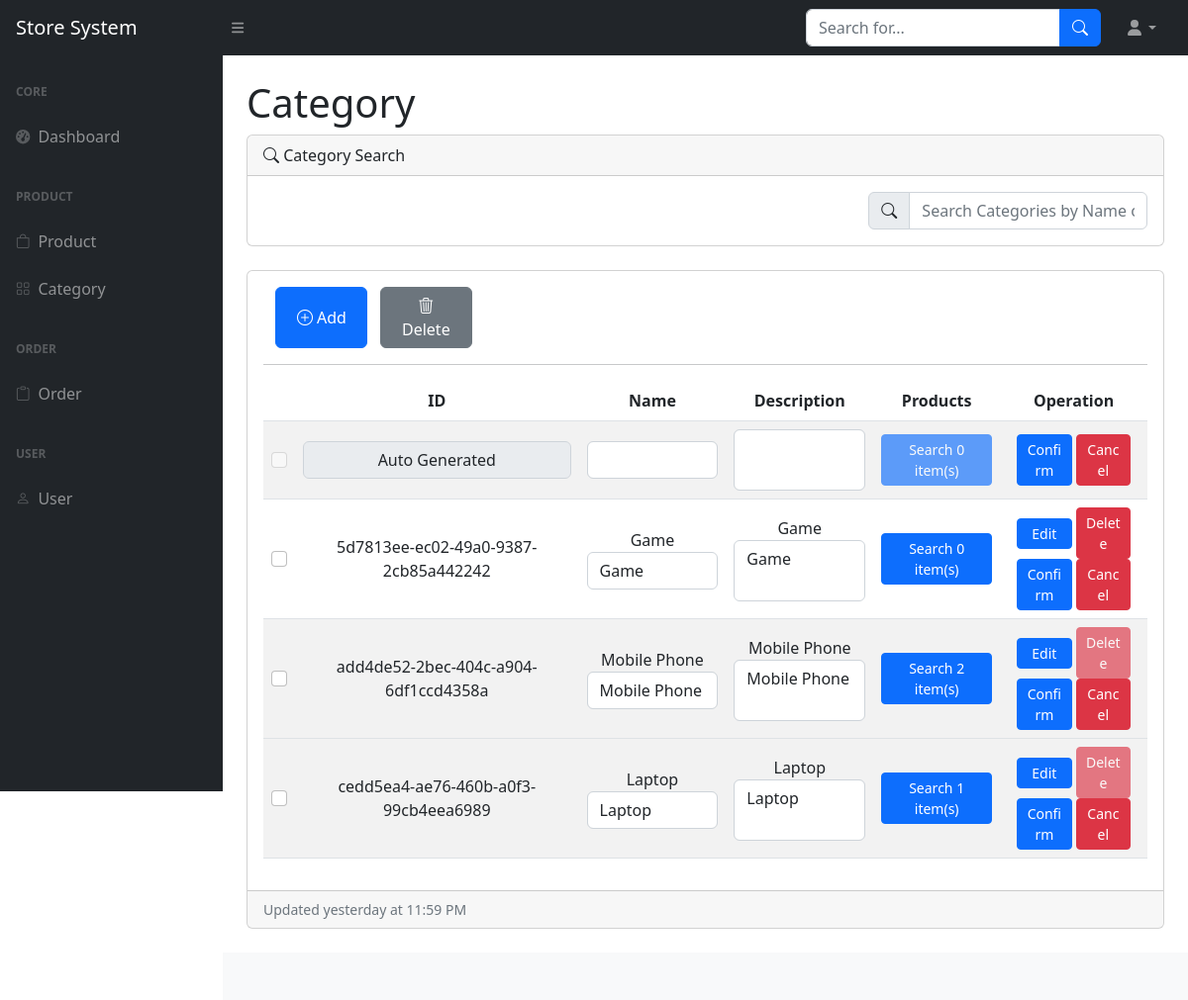
The app's page /category.php with its own data.
### tables this page shows
CREATE TABLE `category` (
  `id` varchar(36) NOT NULL,
  `name` varchar(64) NOT NULL,
  `description` text DEFAULT NULL
);

### category.php (the view, shortened to what this page needs)
<?php
include("./config.php");
$search_key = "";
$sql_search = "";
$stmt = $pdo->prepare("
  select
      c.id as id, c.name as name, description, COUNT(p.id) as count
  from category c left join product p on c.id = p.category
  {$sql_search}
  group by c.id
");
$stmt->execute();
$category_list = $stmt->fetchAll();
?>
<!DOCTYPE html>
<html lang="en">
<head>
  <?php require ("dependency.php")?>
</head>
<body class="sb-nav-fixed">
<?php require("top_nav.php") ?>
<div id="layoutSidenav">
  <?php require("side_nav.php") ?>
  <div id="layoutSidenav_content">
    <main>
      <div class="container-fluid px-4">
        <h1 class="mt-4">Category</h1>
        <div class="card mb-4">
          <div class="card-header">
            <i class="bi bi-search"></i>
            Category Search
          </div>
          <div class="card-body">
            <div class="row">
              <div class="col ">
              </div>
              <div class="col">
              </div>
              <div class="col d-flex justify-content-evenly align-items-center">
                <div class="input-group ">
                  <span class="input-group-text" id="basic-addon1">
                    <i class="bi bi-search"></i>
                  </span>
                  <input
                      type="text"
                      class="form-control search_input"
                      placeholder="Search Categories by Name or ID"
                      aria-describedby="basic-addon1"
                      value="<?php echo $search_key ?>"
                  >
                </div>
              </div>
            </div>
          </div>
        </div>
        <div class="card mb-4">
          <div class="card-body">
            <div class="d-flex justify-content-evenly col-3">
              <button type="button" class="btn btn-primary col-5 top_add_btn">
                <i class="bi bi-plus-circle"></i>
                Add
              </button>
              <button type="button" class="btn btn-secondary col-5 top_delete_btn">
                <i class="bi bi-trash3"></i>
                Delete
              </button>
            </div>
            <hr/>
            <table class="table table-striped" style="vertical-align: middle; text-align: center" id="example">
              <thead>
              <tr>
                <th ></th>
                <th>ID</th>
                <th class="col-2">Name</th>
                <th class="col-2">Description</th>
                <th >Products</th>
                <th >Operation</th>
              </tr>
              </thead>
              <tbody>
              <tr id="new_item_input_tr">
                <td >
                  <label>
                    <input class="form-check-input" style="" type="checkbox" value="" disabled>
                  </label>
                </td>
                <td >
                  <input type="text" class="form-control" style="text-align:center" value="Auto Generated" disabled>
                </td>
                <td >
                  <input type="text" class="form-control name_input" >
                </td>
                <td >
                  <textarea type="text" class="form-control desc_input" style="resize: none" rows="2"></textarea>
                </td>
                <td>
                  <button type="button" class="btn btn-primary btn-sm mx-auto" disabled>
                    Search 0 item(s)
                  </button>
                </td>
                <td class="col-2">
                  <button type="button" class="btn btn-primary btn-sm col-5 mx-auto new_add_btn">
                    Confirm
                  </button>
                  <button type="button" class="btn btn-danger btn-sm col-5 mx-auto new_cancel_btn">
                    Cancel
                  </button>
                </td>
              </tr>
              <?php
              foreach ($category_list as $category) {
              ?>
              <tr class="table_item_row">
                <td >
                  <input class="form-check-input item_check" type="checkbox">
                </td>
                <td >
                  <span class="id_span"><?php echo $category["id"] ?></span>
                </td>
                <td >
                  <span class="name_span"><?php echo $category["name"] ?></span>
                  <input type="text" class="form-control name_input" value="<?php echo $category["name"] ?>">
                </td>
                <td >
                  <span class="desc_span"><?php echo $category["description"] ?></span>
                  <textarea type="text" class="form-control desc_input" style="resize: none" rows="2"><?php echo $category["description"] ?></textarea>
                </td>
                <td>
                  <button
                      onclick=<?php echo "\"location.href = 'product.php?category={$category['id']}';\"" ?>
                      type="button"
                      class="btn btn-primary btn-sm mx-auto"
                  >
                    <?php echo "Search {$category["count"]} item(s)" ?>
                  </button>
                </td>
                <td class="col-2">
                  <button type="button" class="btn btn-primary btn-sm col-5 mx-auto edit_btn">
                    Edit
                  </button>
                  <button type="button" class="btn btn-danger btn-sm col-5 mx-auto delete_btn" <?php echo $category["count"] ? "disabled": "" ?>>
                    Delete
                  </button>
                  <button type="button" class="btn btn-primary btn-sm col-5 mx-auto confirm_btn">
                    Confirm
                  </button>
                  <button type="button" class="btn btn-danger btn-sm col-5 mx-auto cancel_btn">
                    Cancel
                  </button>
                </td>
              </tr>
              </tbody>
              <?php
              }
              ?>
            </table>
          </div>
          <div class="card-footer small text-muted">Updated yesterday at 11:59 PM</div>
        </div>
      </div>
    </main>
    <?php require("footer.php") ?>
  </div>
</div>
</body>
</html>

### records on screen
category: id "5d7813ee-ec02-49a0-9387-2cb85a442242", name "Game", description "Game", count "0"
category: id "add4de52-2bec-404c-a904-6df1ccd4358a", name "Mobile Phone", description "Mobile Phone", count "2"
category: id "cedd5ea4-ae76-460b-a0f3-99cb4eea6989", name "Laptop", description "Laptop", count "1"
